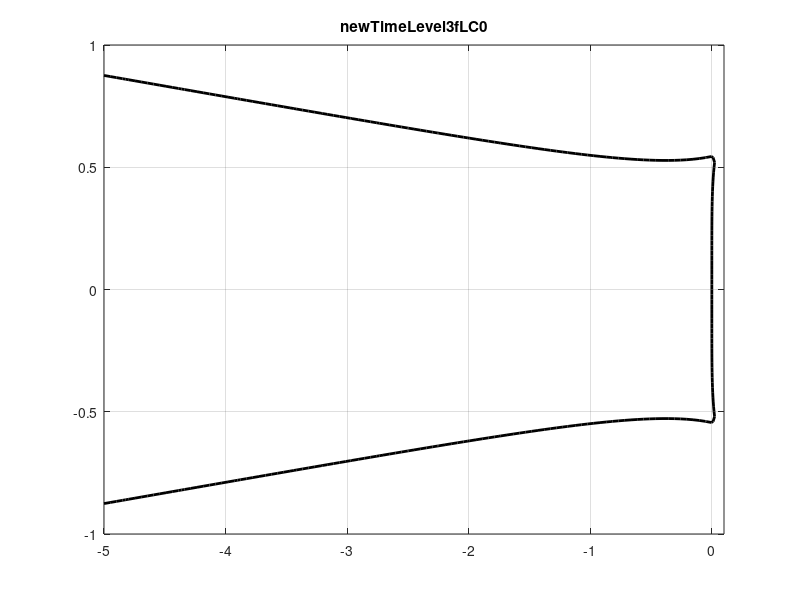

MATLAB code to generate this figure:
function imexTimeStepping
close all
xv = linspace(-5,.1,101);
yv = linspace(-1,1,101);

[X,Y] = meshgrid(xv,yv); %generate grids for contour
Z = X+1i*Y; % complex number

order = 4;
fixStep=1;
localOrder = 5;
addTerm = 'L';
newTimeLevel = 3;
fLCBDF =0 ;

%% IMEXBDF

for k = 1:1
    
    r = 1 + (k-3)*0.2*1;
    r = 1;
    
    lC = ['c','b','r','m','k'];
    
    if order == 2
        
        tnp1 = 0.1;
        tn   = 0.09;
        tnm1 = 0.075;
        
        r1  = tn/tnp1;
        r2  = tnm1/tnp1;
        fLC = 2/3;
        a1  =  -(2*r1 - 3*r2 + 1)/(3*(r1 - r2));
        a2  = -(r1 - 1)/(3*(r1 - r2));
        
        b0  = fLC*(1-r1);
        b1  = (2*r1 - 5*r2 + 3)/(6*(r1 - r2));
        b2  = (2*r1 + r2 - 3)/(6*(r1 - r2));
        
    elseif order==4
        
        dt  = 0.01;
        dtN = dt*r;
        %r  = 1;
        
        tnm4 = .1;
        tnm3 = tnm4 + dt;
        
        if newTimeLevel == 4
            dt = dtN;
        end
        tnm2 = tnm3 + dt;
        
        if newTimeLevel == 3
            dt = dtN;
        end
        tnm1 = tnm2 + dt;
        
        if newTimeLevel == 2
            dt = dtN;
        end
        tn   = tnm1 + dt;
        
        if newTimeLevel == 1
            dt = dtN;
        end
        tnp1 = tn   + dt;
        
        r1 = tn/tnp1;
        r2 = tnm1/tnp1;
        r3 = tnm2/tnp1;
        r4 = tnm3/tnp1;
        r5 = tnm4/tnp1;
        
        fLC = 12/25;
        
        if localOrder == 4
            
            a1=    (r2 - 36*r1 + r3 + r4 + 24*r1*r2 + 24*r1*r3 + 24*r1*r4 - 13*r2*r3 - 13*r2*r4 - 13*r3*r4 - 12*r1*r2*r3 - 12*r1*r2*r4 - 12*r1*r3*r4 + 25*r2*r3*r4 + 11)/(25*(r1 - r2)*(r1 - r3)*(r1 - r4));
            a2=                                                -(r3 - 35*r1 + r4 + 11*r1*r3 + 11*r1*r4 - 13*r3*r4 - 12*r1^2*r3 - 12*r1^2*r4 + 24*r1^2 + 13*r1*r3*r4 + 11)/(25*(r1 - r2)*(r2 - r3)*(r2 - r4));
            a3=                                      (r2 - 35*r1 + r4 + 11*r1*r2 + 11*r1*r4 - 13*r2*r4 - 12*r1^2*r2 - 12*r1^2*r4 + 24*r1^2 + 13*r1*r2*r4 + 11)/(25*(r3 - r4)*(r1*r2 - r1*r3 - r2*r3 + r3^2));
            a4 =-(r2 - 35*r1 + r3 + 11*r1*r2 + 11*r1*r3 - 13*r2*r3 - 12*r1^2*r2 - 12*r1^2*r3 + 24*r1^2 + 13*r1*r2*r3 + 11)/(25*(r1*r4^2 + r2*r4^2 + r3*r4^2 - r4^3 + r1*r2*r3 - r1*r2*r4 - r1*r3*r4 - r2*r3*r4));
            a5 = 0;
            
            
            b0 = fLC*(1-r1);
            b1=                                           (36*r1 - 37*r2 - 37*r3 - 37*r4 - 24*r1*r2 - 24*r1*r3 - 24*r1*r4 + 49*r2*r3 + 49*r2*r4 + 49*r3*r4 + 12*r1*r2*r3 + 12*r1*r2*r4 + 12*r1*r3*r4 - 61*r2*r3*r4 + 25)/(100*(r1 - r2)*(r1 - r3)*(r1 - r4));
            b2=                                                -(11*r2 - 12*r1 - 37*r3 - 37*r4 - 24*r1*r2 + 24*r1*r3 + 24*r1*r4 + r2*r3 + r2*r4 + 49*r3*r4 + 12*r1*r2*r3 + 12*r1*r2*r4 - 36*r1*r3*r4 - 13*r2*r3*r4 + 25)/(100*(r1 - r2)*(r2 - r3)*(r2 - r4));
            b3=                                      (11*r3 - 37*r2 - 12*r1 - 37*r4 + 24*r1*r2 - 24*r1*r3 + 24*r1*r4 + r2*r3 + 49*r2*r4 + r3*r4 + 12*r1*r2*r3 - 36*r1*r2*r4 + 12*r1*r3*r4 - 13*r2*r3*r4 + 25)/(100*(r3 - r4)*(r1*r2 - r1*r3 - r2*r3 + r3^2));
            b4 = -(11*r4 - 37*r2 - 37*r3 - 12*r1 + 24*r1*r2 + 24*r1*r3 - 24*r1*r4 + 49*r2*r3 + r2*r4 + r3*r4 - 36*r1*r2*r3 + 12*r1*r2*r4 + 12*r1*r3*r4 - 13*r2*r3*r4 + 25)/(100*(r1*r4^2 + r2*r4^2 + r3*r4^2 - r4^3 + r1*r2*r3 - r1*r2*r4 - r1*r3*r4 - r2*r3*r4));
            
        end
        
        if localOrder == 5
            
            if fLCBDF == 0
                
                
                a1 =                                                    (r2^2*r3^2*r4^2 - 2*r2^2*r3^2*r4 + r2^2*r3^2 - 2*r2^2*r3*r4^2 + 4*r2^2*r3*r4 - 2*r2^2*r3 + r2^2*r4^2 - 2*r2^2*r4 + r2^2 - 2*r2*r3^2*r4^2 + 4*r2*r3^2*r4 - 2*r2*r3^2 + 4*r2*r3*r4^2 - 8*r2*r3*r4 + 4*r2*r3 - 2*r2*r4^2 + 4*r2*r4 - 2*r2 + r3^2*r4^2 - 2*r3^2*r4 + r3^2 - 2*r3*r4^2 + 4*r3*r4 - 2*r3 + r4^2 - 2*r4 + 1)/((r1 - r2)*(r1 - r3)*(r1 - r4)*(3*r1 + 3*r2 + 3*r3 + 3*r4 - 2*r1*r2 - 2*r1*r3 - 2*r1*r4 - 2*r2*r3 - 2*r2*r4 - 2*r3*r4 + r1*r2*r3 + r1*r2*r4 + r1*r3*r4 + r2*r3*r4 - 4));
                a2 =                                                   -(r1^2*r3^2*r4^2 - 2*r1^2*r3^2*r4 + r1^2*r3^2 - 2*r1^2*r3*r4^2 + 4*r1^2*r3*r4 - 2*r1^2*r3 + r1^2*r4^2 - 2*r1^2*r4 + r1^2 - 2*r1*r3^2*r4^2 + 4*r1*r3^2*r4 - 2*r1*r3^2 + 4*r1*r3*r4^2 - 8*r1*r3*r4 + 4*r1*r3 - 2*r1*r4^2 + 4*r1*r4 - 2*r1 + r3^2*r4^2 - 2*r3^2*r4 + r3^2 - 2*r3*r4^2 + 4*r3*r4 - 2*r3 + r4^2 - 2*r4 + 1)/((r1 - r2)*(r2 - r3)*(r2 - r4)*(3*r1 + 3*r2 + 3*r3 + 3*r4 - 2*r1*r2 - 2*r1*r3 - 2*r1*r4 - 2*r2*r3 - 2*r2*r4 - 2*r3*r4 + r1*r2*r3 + r1*r2*r4 + r1*r3*r4 + r2*r3*r4 - 4));
                a3 =                                         (r1^2*r2^2*r4^2 - 2*r1^2*r2^2*r4 + r1^2*r2^2 - 2*r1^2*r2*r4^2 + 4*r1^2*r2*r4 - 2*r1^2*r2 + r1^2*r4^2 - 2*r1^2*r4 + r1^2 - 2*r1*r2^2*r4^2 + 4*r1*r2^2*r4 - 2*r1*r2^2 + 4*r1*r2*r4^2 - 8*r1*r2*r4 + 4*r1*r2 - 2*r1*r4^2 + 4*r1*r4 - 2*r1 + r2^2*r4^2 - 2*r2^2*r4 + r2^2 - 2*r2*r4^2 + 4*r2*r4 - 2*r2 + r4^2 - 2*r4 + 1)/((r3 - r4)*(r1*r2 - r1*r3 - r2*r3 + r3^2)*(3*r1 + 3*r2 + 3*r3 + 3*r4 - 2*r1*r2 - 2*r1*r3 - 2*r1*r4 - 2*r2*r3 - 2*r2*r4 - 2*r3*r4 + r1*r2*r3 + r1*r2*r4 + r1*r3*r4 + r2*r3*r4 - 4));
                a4 =-(r1^2*r2^2*r3^2 - 2*r1^2*r2^2*r3 + r1^2*r2^2 - 2*r1^2*r2*r3^2 + 4*r1^2*r2*r3 - 2*r1^2*r2 + r1^2*r3^2 - 2*r1^2*r3 + r1^2 - 2*r1*r2^2*r3^2 + 4*r1*r2^2*r3 - 2*r1*r2^2 + 4*r1*r2*r3^2 - 8*r1*r2*r3 + 4*r1*r2 - 2*r1*r3^2 + 4*r1*r3 - 2*r1 + r2^2*r3^2 - 2*r2^2*r3 + r2^2 - 2*r2*r3^2 + 4*r2*r3 - 2*r2 + r3^2 - 2*r3 + 1)/((r1*r4^2 + r2*r4^2 + r3*r4^2 - r4^3 + r1*r2*r3 - r1*r2*r4 - r1*r3*r4 - r2*r3*r4)*(3*r1 + 3*r2 + 3*r3 + 3*r4 - 2*r1*r2 - 2*r1*r3 - 2*r1*r4 - 2*r2*r3 - 2*r2*r4 - 2*r3*r4 + r1*r2*r3 + r1*r2*r4 + r1*r3*r4 + r2*r3*r4 - 4));
                
                b0 =                                                                                                                                                                                                                                                                                                                                                    (r2 + r3 + r4 - r2*r3 - r2*r4 - r3*r4 + r2*r3*r4 - 1)/(3*r1 + 3*r2 + 3*r3 + 3*r4 - 2*r1*r2 - 2*r1*r3 - 2*r1*r4 - 2*r2*r3 - 2*r2*r4 - 2*r3*r4 + r1*r2*r3 + r1*r2*r4 + r1*r3*r4 + r2*r3*r4 - 4);
                
                
                b1 =                                                                                                                                            -(r2^2*r3^2*r4^2 - 2*r2^2*r3^2*r4 + r2^2*r3^2 - 2*r2^2*r3*r4^2 + 4*r2^2*r3*r4 - 2*r2^2*r3 + r2^2*r4^2 - 2*r2^2*r4 + r2^2 - 2*r2*r3^2*r4^2 + 4*r2*r3^2*r4 - 2*r2*r3^2 + 4*r2*r3*r4^2 - 8*r2*r3*r4 + 4*r2*r3 - 2*r2*r4^2 + 4*r2*r4 - 2*r2 + r3^2*r4^2 - 2*r3^2*r4 + r3^2 - 2*r3*r4^2 + 4*r3*r4 - 2*r3 + r4^2 - 2*r4 + 1)/((r1 - r2)*(r1 - r3)*(r1 - r4)*(3*r1 + 3*r2 + 3*r3 + 3*r4 - 2*r1*r2 - 2*r1*r3 - 2*r1*r4 - 2*r2*r3 - 2*r2*r4 - 2*r3*r4 + r1*r2*r3 + r1*r2*r4 + r1*r3*r4 + r2*r3*r4 - 4));
                b2 =                                    -(r1 + r2 + 2*r3 + 2*r4 - r3^2*r4^2 - r1*r2 - 2*r1*r3 - 2*r1*r4 - 2*r2*r3 - 2*r2*r4 - 4*r3*r4 + r1*r3^2 + r1*r4^2 + r2*r3^2 + r2*r4^2 + 2*r3*r4^2 + 2*r3^2*r4 - r3^2 - r4^2 - r1*r2*r3^2 - r1*r2*r4^2 - 2*r1*r3*r4^2 - 2*r1*r3^2*r4 - 2*r2*r3*r4^2 - 2*r2*r3^2*r4 + r1*r3^2*r4^2 + r2*r3^2*r4^2 + 2*r1*r2*r3 + 2*r1*r2*r4 + 4*r1*r3*r4 + 4*r2*r3*r4 - 4*r1*r2*r3*r4 + 2*r1*r2*r3*r4^2 + 2*r1*r2*r3^2*r4 - r1*r2*r3^2*r4^2 - 1)/((r1 - r2)*(r2 - r3)*(r2 - r4)*(3*r1 + 3*r2 + 3*r3 + 3*r4 - 2*r1*r2 - 2*r1*r3 - 2*r1*r4 - 2*r2*r3 - 2*r2*r4 - 2*r3*r4 + r1*r2*r3 + r1*r2*r4 + r1*r3*r4 + r2*r3*r4 - 4));
                b3 =                          (r1 + 2*r2 + r3 + 2*r4 - r2^2*r4^2 - 2*r1*r2 - r1*r3 - 2*r1*r4 - 2*r2*r3 - 4*r2*r4 - 2*r3*r4 + r1*r2^2 + r1*r4^2 + r2^2*r3 + 2*r2*r4^2 + 2*r2^2*r4 + r3*r4^2 - r2^2 - r4^2 - r1*r2^2*r3 - 2*r1*r2*r4^2 - 2*r1*r2^2*r4 - r1*r3*r4^2 - 2*r2*r3*r4^2 - 2*r2^2*r3*r4 + r1*r2^2*r4^2 + r2^2*r3*r4^2 + 2*r1*r2*r3 + 4*r1*r2*r4 + 2*r1*r3*r4 + 4*r2*r3*r4 - 4*r1*r2*r3*r4 + 2*r1*r2*r3*r4^2 + 2*r1*r2^2*r3*r4 - r1*r2^2*r3*r4^2 - 1)/((r3 - r4)*(r1*r2 - r1*r3 - r2*r3 + r3^2)*(3*r1 + 3*r2 + 3*r3 + 3*r4 - 2*r1*r2 - 2*r1*r3 - 2*r1*r4 - 2*r2*r3 - 2*r2*r4 - 2*r3*r4 + r1*r2*r3 + r1*r2*r4 + r1*r3*r4 + r2*r3*r4 - 4));
                b4 = -(r1 + 2*r2 + 2*r3 + r4 - r2^2*r3^2 - 2*r1*r2 - 2*r1*r3 - r1*r4 - 4*r2*r3 - 2*r2*r4 - 2*r3*r4 + r1*r2^2 + r1*r3^2 + 2*r2*r3^2 + 2*r2^2*r3 + r2^2*r4 + r3^2*r4 - r2^2 - r3^2 - 2*r1*r2*r3^2 - 2*r1*r2^2*r3 - r1*r2^2*r4 - r1*r3^2*r4 - 2*r2*r3^2*r4 - 2*r2^2*r3*r4 + r1*r2^2*r3^2 + r2^2*r3^2*r4 + 4*r1*r2*r3 + 2*r1*r2*r4 + 2*r1*r3*r4 + 4*r2*r3*r4 - 4*r1*r2*r3*r4 + 2*r1*r2*r3^2*r4 + 2*r1*r2^2*r3*r4 - r1*r2^2*r3^2*r4 - 1)/((r1*r4^2 + r2*r4^2 + r3*r4^2 - r4^3 + r1*r2*r3 - r1*r2*r4 - r1*r3*r4 - r2*r3*r4)*(3*r1 + 3*r2 + 3*r3 + 3*r4 - 2*r1*r2 - 2*r1*r3 - 2*r1*r4 - 2*r2*r3 - 2*r2*r4 - 2*r3*r4 + r1*r2*r3 + r1*r2*r4 + r1*r3*r4 + r2*r3*r4 - 4));
                

                
                
            elseif fLCBDF == 1
                
                if strcmp(addTerm,'R')
                    
                    a1=(- 48*r1^4*r2*r3 - 48*r1^4*r2*r4 + 96*r1^4*r2 - 48*r1^4*r3*r4 + 96*r1^4*r3 + 96*r1^4*r4 - 144*r1^4 + 36*r1^3*r2^2*r3 + 36*r1^3*r2^2*r4 - 72*r1^3*r2^2 + 36*r1^3*r2*r3^2 + 172*r1^3*r2*r3*r4 - 124*r1^3*r2*r3 + 36*r1^3*r2*r4^2 - 124*r1^3*r2*r4 + 4*r1^3*r2 + 36*r1^3*r3^2*r4 - 72*r1^3*r3^2 + 36*r1^3*r3*r4^2 - 124*r1^3*r3*r4 + 4*r1^3*r3 - 72*r1^3*r4^2 + 4*r1^3*r4 + 188*r1^3 - 24*r1^2*r2^2*r3^2 - 99*r1^2*r2^2*r3*r4 + 39*r1^2*r2^2*r3 - 24*r1^2*r2^2*r4^2 + 39*r1^2*r2^2*r4 + 69*r1^2*r2^2 - 99*r1^2*r2*r3^2*r4 + 39*r1^2*r2*r3^2 - 99*r1^2*r2*r3*r4^2 + 78*r1^2*r2*r3*r4 + 69*r1^2*r2*r3 + 39*r1^2*r2*r4^2 + 69*r1^2*r2*r4 - 96*r1^2*r2 - 24*r1^2*r3^2*r4^2 + 39*r1^2*r3^2*r4 + 69*r1^2*r3^2 + 39*r1^2*r3*r4^2 + 69*r1^2*r3*r4 - 96*r1^2*r3 + 69*r1^2*r4^2 - 96*r1^2*r4 - 69*r1^2 + 50*r1*r2^2*r3^2*r4 - 2*r1*r2^2*r3^2 + 50*r1*r2^2*r3*r4^2 - 2*r1*r2^2*r3*r4 - 36*r1*r2^2*r3 - 2*r1*r2^2*r4^2 - 36*r1*r2^2*r4 - 22*r1*r2^2 + 50*r1*r2*r3^2*r4^2 - 2*r1*r2*r3^2*r4 - 36*r1*r2*r3^2 - 2*r1*r2*r3*r4^2 - 72*r1*r2*r3*r4 + 26*r1*r2*r3 - 36*r1*r2*r4^2 + 26*r1*r2*r4 + 46*r1*r2 - 2*r1*r3^2*r4^2 - 36*r1*r3^2*r4 - 22*r1*r3^2 - 36*r1*r3*r4^2 + 26*r1*r3*r4 + 46*r1*r3 - 22*r1*r4^2 + 46*r1*r4 - 25*r2^2*r3^2*r4^2 + r2^2*r3^2 + r2^2*r3*r4 + 11*r2^2*r3 + r2^2*r4^2 + 11*r2^2*r4 + r2*r3^2*r4 + 11*r2*r3^2 + r2*r3*r4^2 + 22*r2*r3*r4 - 23*r2*r3 + 11*r2*r4^2 - 23*r2*r4 + r3^2*r4^2 + 11*r3^2*r4 + 11*r3*r4^2 - 23*r3*r4)/(25*(r1 - r2)^2*(r1 - r3)^2*(r1 - r4)^2);
                    a2=                                                                                                                                                                                                                                                                                                                                                                                                                                                                                                                                                                                                                                                                                                                                                                                                                                                                                                                                                                                                                                                                                                                                                                                                                                                  -(70*r1 + 11*r3 + 11*r4 - 34*r1*r3 - 34*r1*r4 + r3*r4 + 35*r1^2*r3 + 35*r1^2*r4 - 12*r1^3*r3 - 12*r1^3*r4 - 71*r1^2 + 24*r1^3 + r1^2*r3*r4 - 2*r1*r3*r4 - 23)/(25*(r1 - r2)*(r2 - r3)*(r1*r2 - r1*r4 + r2*r4 - r2^2));
                    a3=                                                                                                                                                                                                                                                                                                                                                                                                                                                                                                                                                                                                                                                                                                                                                                                                                                                                                                                                                                                                                                                                                                                                                                                                                                                   (70*r1 + 11*r2 + 11*r4 - 34*r1*r2 - 34*r1*r4 + r2*r4 + 35*r1^2*r2 - 12*r1^3*r2 + 35*r1^2*r4 - 12*r1^3*r4 - 71*r1^2 + 24*r1^3 + r1^2*r2*r4 - 2*r1*r2*r4 - 23)/(25*(r1 - r3)*(r3 - r4)*(r1*r2 - r1*r3 - r2*r3 + r3^2));
                    a4=                                                                                                                                                                                                                                                                                                                                                                                                                                                                                                                                                                                                                                                                                                                                                                                                                                                                                                                                                                                                                                                                                                                                                                                                          -(70*r1 + 11*r2 + 11*r3 - 34*r1*r2 - 34*r1*r3 + r2*r3 + 35*r1^2*r2 + 35*r1^2*r3 - 12*r1^3*r2 - 12*r1^3*r3 - 71*r1^2 + 24*r1^3 + r1^2*r2*r3 - 2*r1*r2*r3 - 23)/(25*(r1 - r4)*(r1*r4^2 + r2*r4^2 + r3*r4^2 - r4^3 + r1*r2*r3 - r1*r2*r4 - r1*r3*r4 - r2*r3*r4));
                    a5=                                                                                                                                                                                                                                                                                                                                                                                                                                                                                                                                                                                                                                                                                                                                                                                                                                                                                                                                                                                                                                                                                                                                                                                                                           -(36*r1 + 11*r2 + 11*r3 + 11*r4 - 24*r1*r2 - 24*r1*r3 - 24*r1*r4 + r2*r3 + r2*r4 + r3*r4 + 12*r1*r2*r3 + 12*r1*r2*r4 + 12*r1*r3*r4 - 13*r2*r3*r4 - 23)/(25*(r1^2*r2 + r1^2*r3 + r1^2*r4 - r1^3 - r1*r2*r3 - r1*r2*r4 - r1*r3*r4 + r2*r3*r4));
                    
                    b0 = fLC*(1-r1);
                    b1 = -(r2 - 36*r1 + r3 + r4 + 24*r1*r2 + 24*r1*r3 + 24*r1*r4 - 13*r2*r3 - 13*r2*r4 - 13*r3*r4 - 12*r1*r2*r3 - 12*r1*r2*r4 - 12*r1*r3*r4 + 25*r2*r3*r4 + 11)/(25*(r1 - r2)*(r1 - r3)*(r1 - r4));
                    b2 =                                                                                     (12*(r1 + r3 + r4 - r1*r3 - r1*r4 - r3*r4 + r1*r3*r4 - 1))/(25*(r1 - r2)*(r2 - r3)*(r2 - r4));
                    b3 =                                                                         -(12*(r1 + r2 + r4 - r1*r2 - r1*r4 - r2*r4 + r1*r2*r4 - 1))/(25*(r3 - r4)*(r1*r2 - r1*r3 - r2*r3 + r3^2));
                    b4 =                                  (12*(r1 + r2 + r3 - r1*r2 - r1*r3 - r2*r3 + r1*r2*r3 - 1))/(25*(r1*r4^2 + r2*r4^2 + r3*r4^2 - r4^3 + r1*r2*r3 - r1*r2*r4 - r1*r3*r4 - r2*r3*r4));
                    
                    
                elseif strcmp(addTerm,'L')
                    
                    a1=                                    (48*r1 + 11*r2 + 11*r3 + 11*r4 + 11*r5 - 36*r1*r2 - 36*r1*r3 - 36*r1*r4 + r2*r3 - 36*r1*r5 + r2*r4 + r2*r5 + r3*r4 + r3*r5 + r4*r5 + 24*r1*r2*r3 + 24*r1*r2*r4 + 24*r1*r2*r5 + 24*r1*r3*r4 + 24*r1*r3*r5 - 13*r2*r3*r4 + 24*r1*r4*r5 - 13*r2*r3*r5 - 13*r2*r4*r5 - 13*r3*r4*r5 - 12*r1*r2*r3*r4 - 12*r1*r2*r3*r5 - 12*r1*r2*r4*r5 - 12*r1*r3*r4*r5 + 25*r2*r3*r4*r5 - 23)/(25*(r1 - r2)*(r1 - r3)*(r1*r4 + r1*r5 - r4*r5 - r1^2));
                    a2=                                                                                                                                     -(59*r1 + 11*r3 + 11*r4 + 11*r5 - 35*r1*r3 - 35*r1*r4 - 35*r1*r5 + r3*r4 + r3*r5 + r4*r5 + 24*r1^2*r3 + 24*r1^2*r4 + 24*r1^2*r5 - 36*r1^2 - 12*r1^2*r3*r4 - 12*r1^2*r3*r5 - 12*r1^2*r4*r5 + 11*r1*r3*r4 + 11*r1*r3*r5 + 11*r1*r4*r5 - 13*r3*r4*r5 + 13*r1*r3*r4*r5 - 23)/(25*(r1 - r2)*(r2 - r3)*(r2*r4 + r2*r5 - r4*r5 - r2^2));
                    a3=                                                                                                                                     -(59*r1 + 11*r2 + 11*r4 + 11*r5 - 35*r1*r2 - 35*r1*r4 - 35*r1*r5 + r2*r4 + r2*r5 + r4*r5 + 24*r1^2*r2 + 24*r1^2*r4 + 24*r1^2*r5 - 36*r1^2 - 12*r1^2*r2*r4 - 12*r1^2*r2*r5 - 12*r1^2*r4*r5 + 11*r1*r2*r4 + 11*r1*r2*r5 + 11*r1*r4*r5 - 13*r2*r4*r5 + 13*r1*r2*r4*r5 - 23)/(25*(r3 - r4)*(r3 - r5)*(r1*r2 - r1*r3 - r2*r3 + r3^2));
                    a4=                                                                                              (59*r1 + 11*r2 + 11*r3 + 11*r5 - 35*r1*r2 - 35*r1*r3 + r2*r3 - 35*r1*r5 + r2*r5 + r3*r5 + 24*r1^2*r2 + 24*r1^2*r3 + 24*r1^2*r5 - 36*r1^2 - 12*r1^2*r2*r3 - 12*r1^2*r2*r5 - 12*r1^2*r3*r5 + 11*r1*r2*r3 + 11*r1*r2*r5 + 11*r1*r3*r5 - 13*r2*r3*r5 + 13*r1*r2*r3*r5 - 23)/(25*(r4 - r5)*(r1*r4^2 + r2*r4^2 + r3*r4^2 - r4^3 + r1*r2*r3 - r1*r2*r4 - r1*r3*r4 - r2*r3*r4));
                    a5=  (59*r1 + 11*r2 + 11*r3 + 11*r4 - 35*r1*r2 - 35*r1*r3 - 35*r1*r4 + r2*r3 + r2*r4 + r3*r4 + 24*r1^2*r2 + 24*r1^2*r3 + 24*r1^2*r4 - 36*r1^2 - 12*r1^2*r2*r3 - 12*r1^2*r2*r4 - 12*r1^2*r3*r4 + 11*r1*r2*r3 + 11*r1*r2*r4 + 11*r1*r3*r4 - 13*r2*r3*r4 + 13*r1*r2*r3*r4 - 23)/(25*(r1*r5^3 + r2*r5^3 + r3*r5^3 + r4*r5^3 - r5^4 - r1*r2*r5^2 - r1*r3*r5^2 - r1*r4*r5^2 - r2*r3*r5^2 - r2*r4*r5^2 - r3*r4*r5^2 - r1*r2*r3*r4 + r1*r2*r3*r5 + r1*r2*r4*r5 + r1*r3*r4*r5 + r2*r3*r4*r5));
                    
                    b0 = fLC*(1-r1);
                    
                    b1=                                         -(12*(r2 + r3 + r4 - r2*r3 - r2*r4 - r3*r4 + r2*r3*r4 - 1))/(25*(r1 - r2)*(r1 - r3)*(r1 - r4));
                    b2=                                          (12*(r1 + r3 + r4 - r1*r3 - r1*r4 - r3*r4 + r1*r3*r4 - 1))/(25*(r1 - r2)*(r2 - r3)*(r2 - r4));
                    b3=                              -(12*(r1 + r2 + r4 - r1*r2 - r1*r4 - r2*r4 + r1*r2*r4 - 1))/(25*(r3 - r4)*(r1*r2 - r1*r3 - r2*r3 + r3^2));
                    b4=(12*(r1 + r2 + r3 - r1*r2 - r1*r3 - r2*r3 + r1*r2*r3 - 1))/(25*(r1*r4^2 + r2*r4^2 + r3*r4^2 - r4^3 + r1*r2*r3 - r1*r2*r4 - r1*r3*r4 - r2*r3*r4));
                    
                end
            end
        end
    end
    
    for m = 1:length(xv)
        
        for n = 1:length(yv)
            
            y = 1i*yv(n);
            x =    xv(m);
            
            if order == 4
                
                if fixStep == 1
                    
                    exVE = [25/12-x    -(4*y+4) (6*y+3) -(4*y+4/3) 1/4+y];
                    
                else
                    
                    x = x/(1-r1);
                    
                    if fLCBDF == 0
                        
                        exVE = [1-b0*x a1-b1*y a2-b2*y a3-b3*y a4-b4*y];
                        
                    elseif fLCBDF == 1
                        
                        if strcmp(addTerm,'R')
                            
                            exVE = [1-b0*x a1-b1*y-a5*x a2-b2*y a3-b3*y a4-b4*y];
                            
                        elseif strcmp(addTerm,'L')
                            
                            exVE = [1-b0*x a1-b1*y a2-b2*y a3-b3*y a4-b4*y a5];
                            
                        end
                        
                    end
                    
                    
                end
                
            elseif order == 2
                
                if fixStep == 1
                    
                    exVE = [1-2/3*x -4/3-4/3*y 1/3+2/3*y];
                    
                else
                    
                    x = x/(1-r1);
                    exVE = [1-b0*x a1-b1*y a2-b2*y];
                    
                end
                
            end
            
            
            pRoots  = roots(exVE);
            p1(n,m) = max(abs(pRoots));
            
            
        end
    end
    
    %h = figure(1);
    contour(X,Y,p1,[1 1],'LineWidth',2,'LineColor','k'); %contour for |R(z)|=1
    grid on
    %,'LineColor','r'
    hold on
    
end

% legendStr = [];
% for i = 1:5
%     r = 1 + (i-3)*0.2;
%     legendStr = [legendStr, num2str(r)];
% end
%
%
% legend(legendStr);
titleStr = ['newTimeLevel',num2str(newTimeLevel),'fLC',num2str(fLCBDF)];
title(titleStr);
print(titleStr,'-dpng')


end